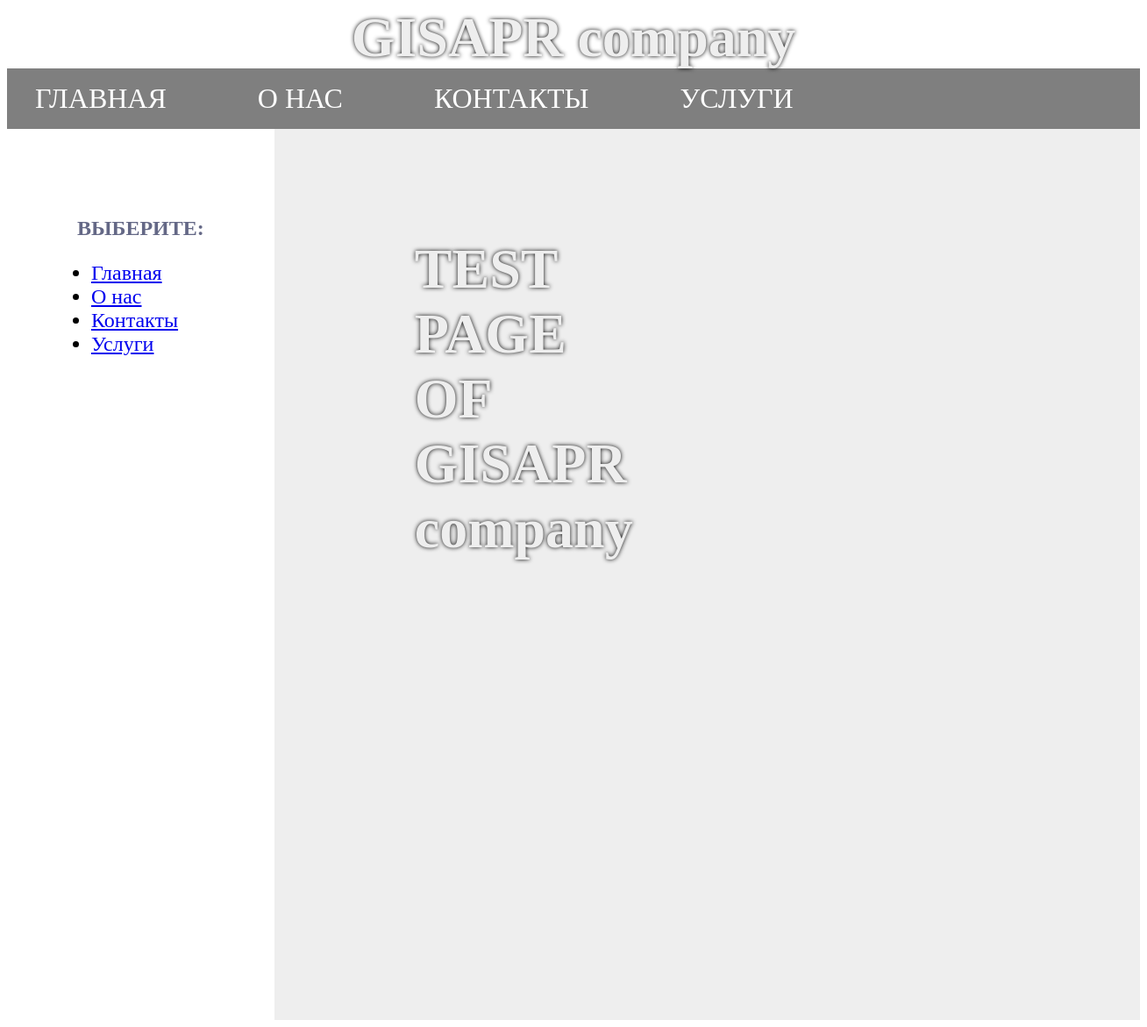
The app's page /exam/exam/готово/5/index.php with its own data.
### tables this page shows
CREATE TABLE IF NOT EXISTS `menu` (
    `id` int(11) NOT NULL AUTO_INCREMENT,
    `element` varchar(50) NOT NULL,
    `link` varchar(250) NOT NULL,
    PRIMARY KEY (`id`)
);

### exam/exam/готово/5/index.php (the view, shortened to what this page needs)
<?php
$db = mysqli_connect('127.0.0.1', root, '', 'exam_db') or die('Ошибка соединения с БД!!!');
mysqli_set_charset($db, 'utf8') or die('Не установлена кодировка!');
$sql_select = "select `element`, `link` from menu";
$res = mysqli_query($db, $sql_select) or die('Error!');
$data = mysqli_fetch_all($res);
?>
<!DOCTYPE html>
<html lang="en">
<head>
</head>
<body>
<div class="header">
    <div class="site-title">
            <h1>GISAPR company</h1>
    </div>
    <div class="menu">
            <?php
                foreach($data as $item)
                {
                    echo "<a class="."menu-element"." href=".$item[1].">".$item[0]."</a></li>";
                }
            ?>
    </div>
</div>
<div class="content-container">
        <div class="sidebar">
            <h2>BЫБЕРИТЕ:</h2>
            <ul>
                <?php
                foreach($data as $item)
                {
                     echo "<li><a href=".$item[1].">".$item[0]."</a></li>";
                }
                ?>
            </ul>
        </div>
        <div class="content-page">
            <h1>TEST PAGE <br> OF GISAPR company</h1>
         </div>
</div>
</body>
</html>

### exam/exam/готово/5/index.php (style rules this page uses)
.header { background-size: cover; }
.site-title { display: flex; justify-content: center; align-items: center; height: 70px; }
.site-title > h1 { color: #eee; font-size: 4rem; text-shadow: 0 0 5px #000; }
.menu { display: flex; justify-content: flex-start; background-color: #00000080; }
.menu-element { color: #fff; text-transform: uppercase; text-decoration: none; font-size: 2rem; padding: 1rem 2rem; margin-right: 2.5rem; }
.content-container { display: flex; justify-content: flex-start; }
.sidebar { width: 20%; padding: 5em; }
.sidebar > h2 { margin-bottom: 1em; color: #646886; }
.sidebar > ul { font-size: 1.5em; padding-left: 1rem; }
.content-page { color: #eee; font-size: 2rem; text-shadow: 0 0 5px #000; background-color: #eee; padding: 5rem 36rem 30rem 10rem; display: flex; justify-content: center; width: 100%; }

### records on screen
menu: element "ГЛАВНАЯ", element "Главная"
menu: element "О НАС", element "О нас"
menu: element "КОНТАКТЫ", element "Контакты"
menu: element "УСЛУГИ", element "Услуги"
